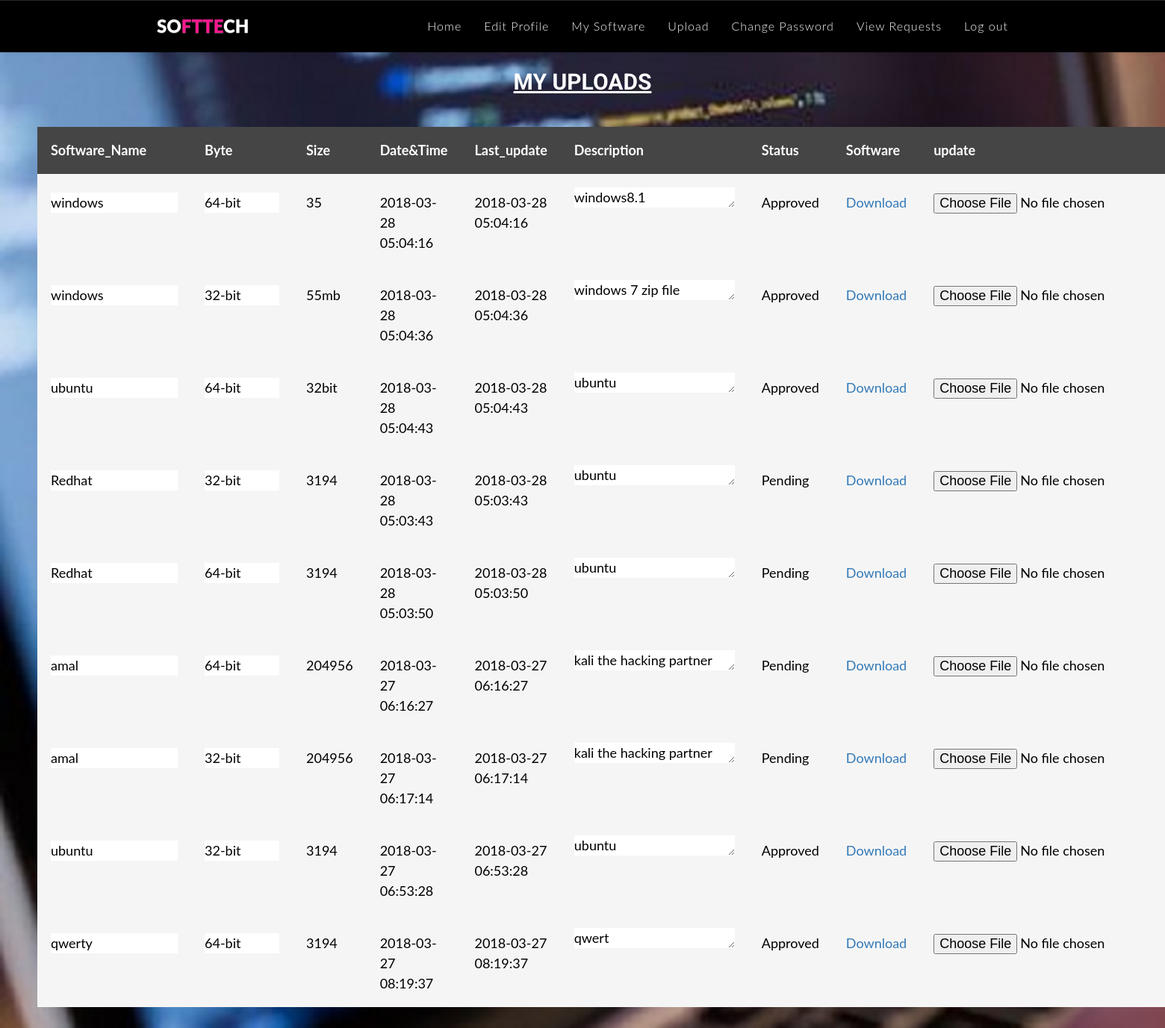
The app's page /my_software_developer.php with its own data.
### tables this page shows
CREATE TABLE `supload` (
  `sid` int(11) NOT NULL,
  `did` int(11) NOT NULL,
  `eid` int(11) NOT NULL,
  `sname` varchar(30) NOT NULL,
  `software` varchar(500) NOT NULL,
  `category` varchar(100) NOT NULL,
  `os` varchar(100) NOT NULL,
  `price` int(11) NOT NULL,
  `byte` varchar(10) NOT NULL,
  `size` varchar(10) NOT NULL,
  `time` timestamp NOT NULL DEFAULT CURRENT_TIMESTAMP ON UPDATE CURRENT_TIMESTAMP,
  `lastupdate` timestamp NOT NULL DEFAULT CURRENT_TIMESTAMP ON UPDATE CURRENT_TIMESTAMP,
  `description` varchar(30) NOT NULL,
  `status` varchar(11) NOT NULL
);

### my_software_developer.php (the view, shortened to what this page needs)
<!DOCTYPE html>
<html>
<head>
	<link rel="stylesheet" type="text/css" href="css/oh-autoval-style.css">
<link rel="stylesheet" type="text/css" href="library/font-awesome-4.3.0/css/font-awesome.min.css">
	<link rel="stylesheet" type="text/css" href="css/animate.css">
	<link rel="stylesheet" type="text/css" href="css/owl.carousel.css">
        <link rel="stylesheet" type="text/css" href="css/owl.theme.css">
	<link rel="stylesheet" type="text/css" href="css/magnific-popup.css">
        <link rel ="stylesheet" type="text/css" href="library/vegas/vegas.min.css">
	<link rel="stylesheet" type="text/css" href="library/bootstrap/css/bootstrap-theme.min.css">
	<link rel="stylesheet" type="text/css" href="library/bootstrap/css/bootstrap.css">
	<link rel="stylesheet" type="text/css" href="css/style.css">
	<link rel="stylesheet" type="text/css" href="css/custom.css">
        <link rel="stylesheet" type="text/css" href="css/responsive.css">
	<link rel="stylesheet" type="text/css" href="css/color/rose.css">
</head>
<body style="background-image:url(images/main.jpg);">
	<nav  class=" nim-menu navbar navbar-default navbar-fixed-top">
	      <div class="container">
	        <div class="navbar-header">
	            <a class="navbar-brand" href="index.html">So<span class="themecolor">ftte</span>ch</a>
	        </div>
	        <div class="collapse navbar-collapse" id="bs-example-navbar-collapse-1">
	          <ul class="nav navbar-nav navbar-right">
	            <li><a href="developer.php" class="page-scroll">Home</a></li>
	            <li><a href="edit_developer_profile.php" class="page-scroll">Edit Profile</a></li>
	            <li><a href="my_software_developer.php" class="page-scroll">My Software</a></li>
	            <li><a href="upload.php" class="page-scroll">Upload</a></li>
							<li><a href="dchange_password.php" class="page-scroll">Change Password</a></li>
							<li><a href="viewrequests.php" class="page-scroll">View Requests</a></li>
							<li><a href="logout.php" class="page-scroll">Log out</a></li>
	          </ul>
	        </div>
	      </div>
	    </nav>
<?php
include 'dbcon.php';
$sqlselect=mysqli_query($con,"select * from `supload` where `did`='$did' and `status`='0' or `status`='1' or `status`='u'") or die(mysqli_error("$con"));
?>
<center>
	<h2 style="margin-top:100px"><b><U>MY UPLOADS</U></b></h2>
<table  width="149"  border="0" style="margin:50px" overflow-y:"scroll" >
<tr><th>Software_Name</th>
<th>Byte</td>
<th>Size</th>
<th>Date&Time</th>
<th>Last_update</td>
<th>Description</td>
<th>Status</th>
<th>Software</th>
<th>update</th>
</tr>
<?php
while($row=mysqli_fetch_array($sqlselect)){
	?><form action="#" method="post" enctype="multipart/form-data">
	<tr>
		<td><input class="txts" type="text" name="Software_Name" value="<?php echo $row['sname'];?>"></td>
		<td><input class="txt" type="text" name="byte" value="<?php echo $row['byte'];?>"></td>
		<td><?php echo $row['size'];?></td>
		<td><?php echo $row['time'];?></td>
		<td><?php echo $row['lastupdate'];?></td>
		<td><textarea rows="1" name="description" cols="20">
<?php echo $row['description'];?>
</textarea>
    <td><?php  $st=$row['status'];
		if ($st=="u"){ echo "Pending";}
		elseif ($st=='1') {
			echo "Approved";
		}
		else {
			echo "Rejected";
		}
		?></td>
		<td><a href="<?php echo $row["software"]; ?>">Download</a></td>
		<td><input name="software" type="file" ></td>
	</tr></form>
	<?php
}
?>
</table>
</center>
</html

### css/style.css (style rules this page uses)
* { padding: 0; margin: 0; vertical-align: baseline; }
html { -webkit-font-smoothing:antialiased; }
body,div,dl,dt,dd,ul,ol,li,h1,h2,h3,h4,h5,h6,pre,form,fieldset,p,blockquote,hr,th,td { margin:0; padding:0; }
body { color: #fff; font: normal 16px "Roboto", "Helvetica Neue", Helvetica, Arial, sans-serif; font-weight: 300; background-color: #000; line-height: 1.5; font-family: 'Lato', sans-serif; text-rendering: optimizeLegibility !important; -webkit-font-smoothing: antialiased !important; background-repeat: no-repeat; background-size: cover; }
h2 { ; line-height: 20px; margin: 0; }
a { text-decoration: none !important; transition:all 0.3s linear; -webkit-transition:all 0.3s linear; -moz-transition:all 0.3s linear; -ms-transition:all 0.3s linear; -o-transition:all 0.3s linear; }
ul { list-style: none; margin:0; padding:0; }
h1, h2, h3, h4, h5, h6, .h1, .h2, .h3, .h4, .h5, .h6 { font-family: 'Roboto', sans-serif; margin: 0; }
.nim-menu { padding: 10px; transition: all 0.8s; background:#000; border-bottom:none; transition:all 0.4s ease-in; -webkit-transition:all 0.4s ease-in; -moz-transition:all 0.4s ease-in; -ms-transition:all 0.4s ease-in; }
.nim-menu a.navbar-brand { text-transform: uppercase; font-size: 1.5em; font-weight: 900; color:#fff; }
.nim-menu.navbar-default .navbar-nav > li > a { color: #fafafa; letter-spacing: 1px; text-shadow:1px 0px rgba(0,0,0,0.5); }

### css/custom.css (style rules this page uses)
.txt { width:100px; }
.txts { width:170px; }
table { border-collapse: collapse; font-size:20px; font-weight:bolder; border-radius:50px; }
th, td { text-align: left; padding: 18px; color: black; background-color: whitesmoke; font-size:18px; }
th { color: white; background-color: #454545; font-size:18px; }

### css/color/rose.css (style rules this page uses)
.themecolor { color:#f8198d; }

### records on screen
supload: Software_Name "windows", byte "64-bit", size "35", time "2018-03-28 05:04:16", lastupdate "2018-03-28 05:04:16", description "windows8.1", status "Approved"
supload: Software_Name "windows", byte "32-bit", size "55mb", time "2018-03-28 05:04:36", lastupdate "2018-03-28 05:04:36", description "windows 7 zip file", status "Approved"
supload: Software_Name "ubuntu", byte "64-bit", size "32bit", time "2018-03-28 05:04:43", lastupdate "2018-03-28 05:04:43", description "ubuntu", status "Approved"
supload: Software_Name "Redhat", byte "32-bit", size "3194", time "2018-03-28 05:03:43", lastupdate "2018-03-28 05:03:43", description "ubuntu", status "Pending"
supload: Software_Name "Redhat", byte "64-bit", size "3194", time "2018-03-28 05:03:50", lastupdate "2018-03-28 05:03:50", description "ubuntu", status "Pending"
supload: Software_Name "amal", byte "64-bit", size "204956", time "2018-03-27 06:16:27", lastupdate "2018-03-27 06:16:27", description "kali the hacking partner", status "Pending"
supload: Software_Name "amal", byte "32-bit", size "204956", time "2018-03-27 06:17:14", lastupdate "2018-03-27 06:17:14", description "kali the hacking partner", status "Pending"
supload: Software_Name "ubuntu", byte "32-bit", size "3194", time "2018-03-27 06:53:28", lastupdate "2018-03-27 06:53:28", description "ubuntu", status "Approved"
supload: Software_Name "qwerty", byte "64-bit", size "3194", time "2018-03-27 08:19:37", lastupdate "2018-03-27 08:19:37", description "qwert", status "Approved"
